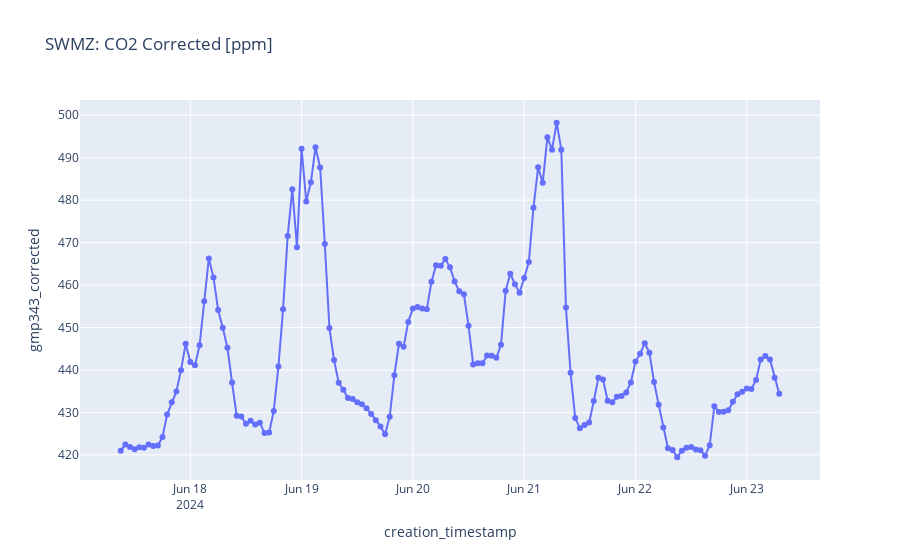

The cell this chart's notebook holds for it:
### Code cell
extract_site_data(dates = dates, site_name="SWMZ")

### Figure 1 — Plotly figure (JSON) as saved in the notebook; plotly's stock layout.template omitted (floating-point values rounded to 4 significant figures; data arrays with more than 128 entries replaced by an {"elided": "..."} marker saying what was removed)
{"data": [{"hovertemplate": "creation_timestamp=%{x}<br>gmp343_corrected=%{y}<extra></extra>", "legendgroup": "", "line": {"color": "#636efa", "dash": "solid"}, "marker": {"symbol": "circle"}, "mode": "lines+markers", "name": "", "orientation": "v", "showlegend": false, "type": "scatter", "x": {"elided": "143 str values"}, "xaxis": "x", "y": {"elided": "143 float values"}, "yaxis": "y"}], "layout": {"legend": {"tracegroupgap": 0}, "title": {"text": "SWMZ: CO2 Corrected [ppm]"}, "xaxis": {"anchor": "y", "domain": [0, 1], "title": {"text": "creation_timestamp"}}, "yaxis": {"anchor": "x", "domain": [0, 1], "title": {"text": "gmp343_corrected"}}}}
